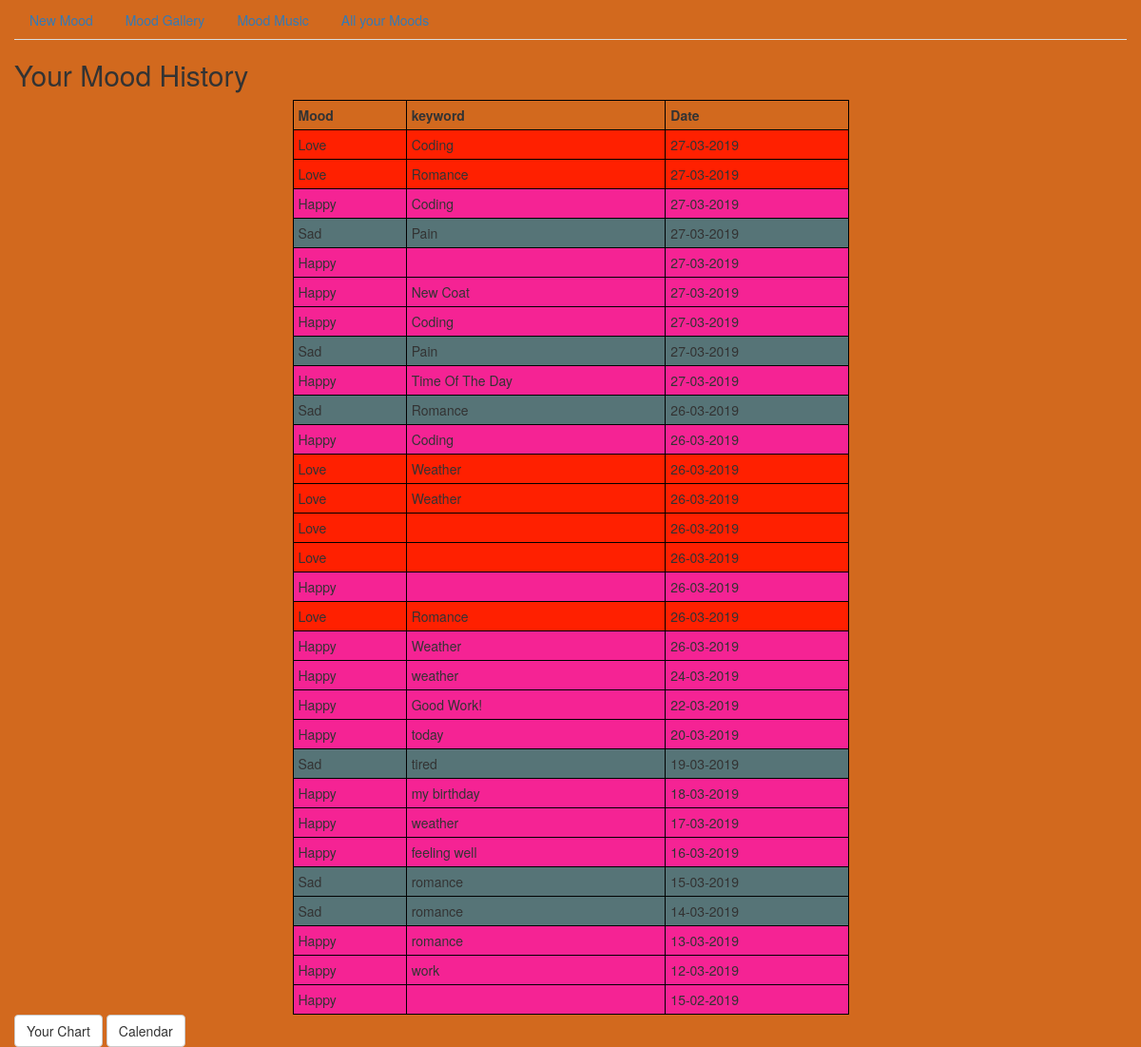
Before: /history/ with the older database file.
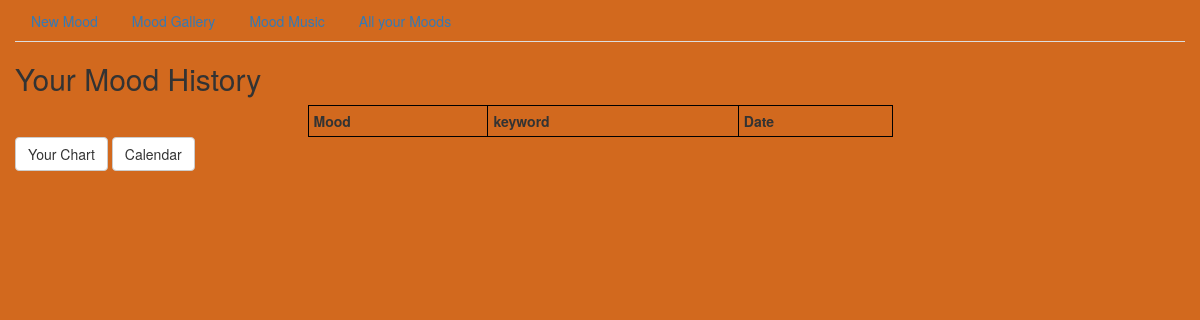
After: the same page with the newer database file.
### tables this page shows
CREATE TABLE post (
    id INTEGER PRIMARY KEY AUTOINCREMENT , 
    created TIMESTAMP NOT NULL DEFAULT CURRENT_TIMESTAMP,
    mood TEXT NOT NULL,
    body TEXT NOT NULL
);

### final_project_example/__init__.py (the view)
    @app.route("/history/",  methods=["GET", "POST"])
    def history():
        db = get_db()
        posts = db.execute(
            'SELECT id, mood, body, created'
            ' FROM post'
            ' ORDER BY created DESC'
        ).fetchall()
        return render_template(
            "history.html",
            posts=posts,
            mood_colour=mood_colour,
        )

### final_project_example/db.py (called while the page is built)
def get_db():
    if 'db' not in g:
        g.db = sqlite3.connect(
            current_app.config['DATABASE'],
            detect_types=sqlite3.PARSE_DECLTYPES
        )
        g.db.row_factory = sqlite3.Row
    return g.db

### final_project_example/templates/history.html (shortened to what this page needs)
{% extends "base.html" %}
{% block body %}
<section class="content container">
        <h2>Your Mood History</h2>
    <table class="post">
        <tr >
            <th>Mood</th>
            <th>keyword</th>
            <th>Date</th>
        </tr>
        {% for post in posts %}
        <tr style="background-color: {{ mood_colour(post['mood']) }} ">
            <td>{{ post['mood'] }}</td>
            <td >{{ post['body'] }} </td>
            <td> {{ post['created'].strftime('%d-%m-%Y')  }}</td>
        </tr>
         {% endfor %}
    </table>
    <a href= "{{ url_for('graph') }}" class="btn btn-default" role="button" >Your Chart</a>
    <a href= "{{ url_for('mcalendar') }}" class="btn btn-default" role="button">Calendar</a>
</section>
{% endblock %}

### final_project_example/templates/base.html (shortened to what this page needs)
<!doctype html>
<html lang="en">
<link rel="stylesheet" href="/static/bootstrap/css/bootstrap.min.css">
<link rel="stylesheet" href="/static/style.css">
<head>
</head>
<body>
  <div class="container">
  <ul class="nav nav-tabs">
      <li class="nav-item">
          <a class="nav-link"  href= "{{ url_for('new') }}">New Mood</a>
      </li>
       <li class="nav-item">
          <a class="nav-link"  href= "{{ url_for('gallery') }}">Mood Gallery</a>
      </li>
      <li class="nav-item">
          <a class="nav-link"  href= "{{ url_for('music') }}">Mood Music</a>
      </li>
      <li class="nav-item dropdown">
          <a class="nav-link dropdown-toggle" data-toggle="dropdown" role="button" aria-haspopup="true" aria-expanded="false">All your Moods</a>
      </li>
  </ul>
</div>
{% block body %}{% endblock %}
  </body>
</html>

### final_project_example/static/style.css (style rules this page uses)
body { animation: colorchange 5s; -webkit-animation: colorchange 5s; animation-iteration-count: infinite; margin: 0; padding: 0; font-family: "Helvetica Neue", Helvetica, Arial, sans-serif; background-color: #D2691E; height: 100%; margin: 0; }
.container { width: 1200px; margin: 0 auto; }
table { width: 50%; margin: 0 auto; }
table, th, td { border: 1px solid black; border-collapse: collapse; }
th, td { padding: 5px; }
th { text-align: left; }

Changed rows visible on the page:
removed post: mood "Love", body "Coding", created "27-03-2019"
removed post: mood "Love", body "Romance", created "27-03-2019"
removed post: mood "Happy", body "Coding", created "27-03-2019"
removed post: mood "Sad", body "Pain", created "27-03-2019"
removed post: mood "Happy", created "27-03-2019"
removed post: mood "Happy", body "New Coat", created "27-03-2019"
removed post: mood "Happy", body "Coding", created "27-03-2019"
removed post: mood "Sad", body "Pain", created "27-03-2019"
removed post: mood "Happy", body "Time Of The Day", created "27-03-2019"
removed post: mood "Sad", body "Romance", created "26-03-2019"
removed post: mood "Happy", body "Coding", created "26-03-2019"
removed post: mood "Love", body "Weather", created "26-03-2019"
removed post: mood "Love", body "Weather", created "26-03-2019"
removed post: mood "Love", created "26-03-2019"
removed post: mood "Love", created "26-03-2019"
removed post: mood "Happy", created "26-03-2019"
removed post: mood "Love", body "Romance", created "26-03-2019"
removed post: mood "Happy", body "Weather", created "26-03-2019"
removed post: mood "Happy", body "weather", created "24-03-2019"
removed post: mood "Happy", body "Good Work!", created "22-03-2019"
removed post: mood "Happy", body "today", created "20-03-2019"
removed post: mood "Sad", body "tired", created "19-03-2019"
removed post: mood "Happy", body "my birthday", created "18-03-2019"
removed post: mood "Happy", body "weather", created "17-03-2019"
removed post: mood "Happy", body "feeling well", created "16-03-2019"
removed post: mood "Sad", body "romance", created "15-03-2019"
removed post: mood "Sad", body "romance", created "14-03-2019"
removed post: mood "Happy", body "romance", created "13-03-2019"
removed post: mood "Happy", body "work", created "12-03-2019"
removed post: mood "Happy", created "15-02-2019"
